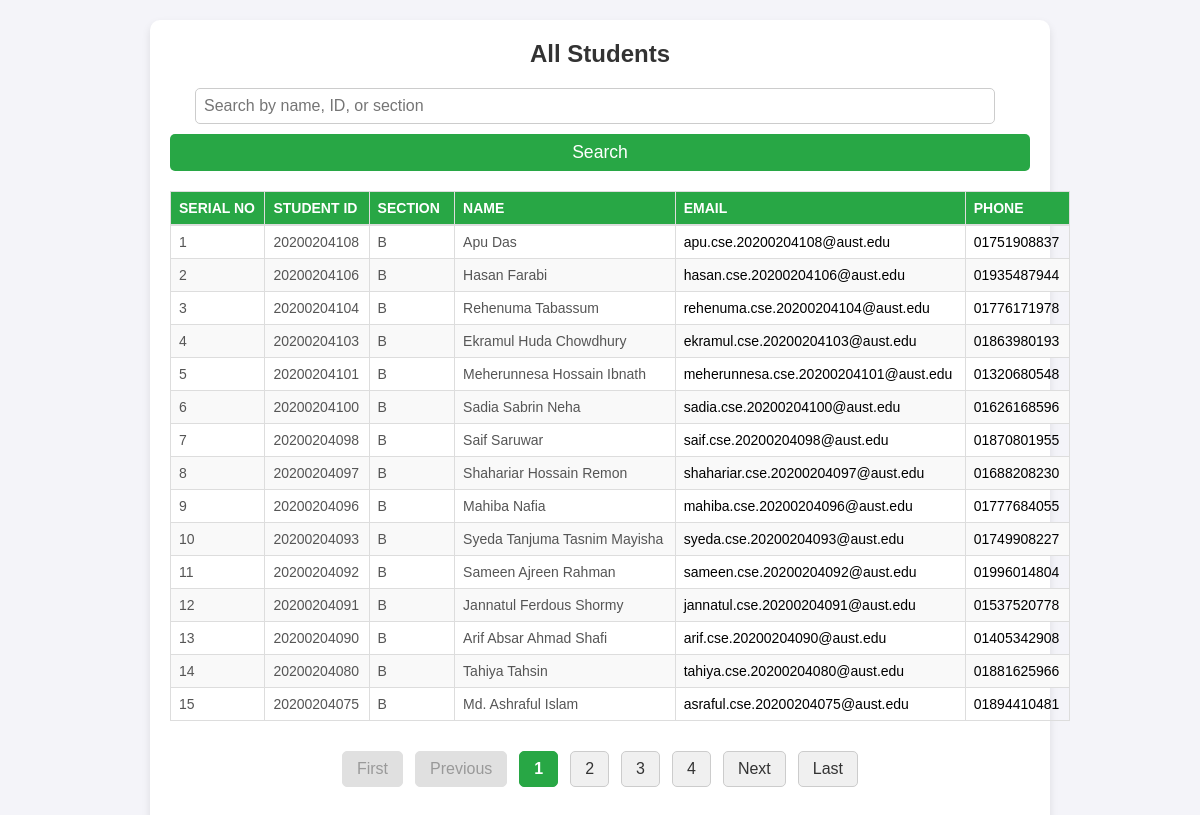
Page /student-list.php on the committed database.
### tables this page shows
CREATE TABLE `students` (
  `id` int NOT NULL,
  `student_id` varchar(20) NOT NULL,
  `name` varchar(100) NOT NULL,
  `phone_number` varchar(20) NOT NULL,
  `email` varchar(100) NOT NULL,
  `section` varchar(250) DEFAULT NULL
);

### student-list.php (the view, shortened to what this page needs)
<?php
include 'db.php';
$limit = 15;
$page = isset($_GET['page']) && is_numeric($_GET['page']) ? (int)$_GET['page'] : 1;
$offset = ($page - 1) * $limit;
$sortColumn = isset($_GET['sort']) && in_array($_GET['sort'], ['section']) ? $_GET['sort'] : 'student_id';
$sortOrder = isset($_GET['order']) && in_array($_GET['order'], ['asc', 'desc']) ? $_GET['order'] : 'desc';
$newSortOrder = ($sortOrder === 'asc') ? 'desc' : 'asc';
$searchQuery = isset($_GET['search']) ? trim($_GET['search']) : '';
$totalQuery = "SELECT COUNT(*) FROM students WHERE
    name LIKE :search OR
    student_id LIKE :search OR
    section LIKE :search";
$totalStmt = $conn->prepare($totalQuery);
$totalStmt->bindValue(':search', '%' . $searchQuery . '%', PDO::PARAM_STR);
$totalStmt->execute();
$totalStudents = $totalStmt->fetchColumn();
$totalPages = ceil($totalStudents / $limit);
$studentsQuery = "SELECT * FROM students
    WHERE name LIKE :search OR
          student_id LIKE :search OR
          section LIKE :search
    ORDER BY $sortColumn $sortOrder
    LIMIT :limit OFFSET :offset";
$studentsStmt = $conn->prepare($studentsQuery);
$studentsStmt->bindValue(':search', '%' . $searchQuery . '%', PDO::PARAM_STR);
$studentsStmt->bindValue(':limit', $limit, PDO::PARAM_INT);
$studentsStmt->bindValue(':offset', $offset, PDO::PARAM_INT);
$studentsStmt->execute();
$students = $studentsStmt->fetchAll();
?>
<!DOCTYPE html>
<html lang="en">
<head>
    <link rel="stylesheet" href="style.css">
</head>
<body>
    <div class="students-list">
        <h2>All Students</h2>
        <div class="search-form">
            <form method="GET" action="">
                <input
                    type="text"
                    name="search"
                    value="<?= htmlspecialchars($searchQuery) ?>"
                    placeholder="Search by name, ID, or section"
                >
                <button type="submit">Search</button>
            </form>
        </div>
        <table class="students-table">
            <thead>
                <tr>
                    <th>Serial No</th>
                    <th>Student ID</th>
                    <th>
                        <a href="?sort=section&order=<?= $newSortOrder ?>&search=<?= htmlspecialchars($searchQuery) ?>" class="sortable">
                            <span class="section-title">Section</span>
                        </a>
                    </th>
                    <th>Name</th>
                    <th>Email</th>
                    <th>Phone</th>
                </tr>
            </thead>
            <tbody>
                <?php if (empty($students)): ?>
                    <tr>
                        <td colspan="6" class="no-data">No students found.</td>
                    </tr>
                <?php else: ?>
                    <?php $count = $offset + 1; ?>
                    <?php foreach ($students as $student): ?>
                        <tr>
                            <td><?= $count++ ?></td>
                            <td><?= htmlspecialchars($student['student_id'] ?? '') ?></td>
                            <td><?= htmlspecialchars($student['section'] ?? '') ?></td>
                            <td><?= htmlspecialchars($student['name'] ?? '') ?></td>
                            <td>
                                <a href="mailto:<?= htmlspecialchars($student['email'] ?? '') ?>">
                                    <?= htmlspecialchars($student['email'] ?? '') ?>
                                </a>
                            </td>
                            <td>
                                <?php
                                $phoneNumber = isset($student['phone_number']) && !empty($student['phone_number'])
                                    ? '0' . ltrim(htmlspecialchars($student['phone_number']), '0')
                                    : 'N/A';
                                ?>
                                <?php if ($phoneNumber !== 'N/A'): ?>
                                    <a href="https://wa.me/<?= ltrim($phoneNumber, '0') ?>" target="_blank">
                                        <?= $phoneNumber ?>
                                    </a>
                                <?php else: ?>
                                    N/A
                                <?php endif; ?>
                            </td>
                        </tr>
                    <?php endforeach; ?>
                <?php endif; ?>
            </tbody>
        </table>
        <div class="pagination">
            <a href="?page=1&sort=<?= $sortColumn ?>&order=<?= $sortOrder ?>&search=<?= htmlspecialchars($searchQuery) ?>" class="<?= $page === 1 ? 'disabled' : '' ?>">First</a>
            <a href="?page=<?= max(1, $page - 1) ?>&sort=<?= $sortColumn ?>&order=<?= $sortOrder ?>&search=<?= htmlspecialchars($searchQuery) ?>" class="<?= $page === 1 ? 'disabled' : '' ?>">Previous</a>
            <?php for ($i = 1; $i <= $totalPages; $i++): ?>
                <a href="?page=<?= $i ?>&sort=<?= $sortColumn ?>&order=<?= $sortOrder ?>&search=<?= htmlspecialchars($searchQuery) ?>" class="<?= $i === $page ? 'active' : '' ?>"><?= $i ?></a>
            <?php endfor; ?>
            <a href="?page=<?= min($totalPages, $page + 1) ?>&sort=<?= $sortColumn ?>&order=<?= $sortOrder ?>&search=<?= htmlspecialchars($searchQuery) ?>" class="<?= $page === $totalPages ? 'disabled' : '' ?>">Next</a>
            <a href="?page=<?= $totalPages ?>&sort=<?= $sortColumn ?>&order=<?= $sortOrder ?>&search=<?= htmlspecialchars($searchQuery) ?>" class="<?= $page === $totalPages ? 'disabled' : '' ?>">Last</a>
        </div>
    </div>
</body>
</html>

### style.css (style rules this page uses)
* { margin: 0; padding: 0; box-sizing: border-box; }
body { font-family: Arial, sans-serif; background-color: #f4f4f9; display: flex; flex-direction: column; justify-content: center; align-items: center; min-height: 100vh; margin: 0; }
button { background-color: #28a745; color: #fff; border: none; padding: 15px 20px; font-size: 1.1em; border-radius: 5px; cursor: pointer; width: 100%; transition: background-color 0.3s ease; }
.attendance-list table, th, td { border: 1px solid #ddd; text-align: left; }
.attendance-list th, td { padding: 10px; word-wrap: break-word; }
.pagination { display: flex; align-items: center; justify-content: center; margin-top: 20px; padding: 10px; gap: 10px; }
.students-list { margin: 20px auto; padding: 20px; max-width: 900px; background-color: #ffffff; border-radius: 10px; box-shadow: 0 4px 8px rgba(0, 0, 0, 0.1); text-align: center; font-family: 'Arial', sans-serif; }
.students-list h2 { font-size: 24px; color: #333; margin-bottom: 20px; }
.students-table { width: 100%; border-collapse: collapse; margin-top: 10px; }
.students-table th, .students-table td { padding: 12px 15px; border: 1px solid #ddd; text-align: left; }
.students-table thead th { background-color: #28a745; color: white; text-transform: uppercase; font-size: 14px; }
.students-table tbody tr:nth-child(even) { background-color: #f9f9f9; }
.students-table tbody td { font-size: 14px; color: #555; }
.pagination { display: flex; justify-content: center; align-items: center; margin: 20px 0; gap: 12px; }
.pagination a { text-decoration: none; padding: 8px 14px; background-color: #f0f0f0; border: 1px solid #ccc; border-radius: 5px; color: #333; font-weight: 500; transition: background-color 0.3s, color 0.3s; }
.pagination a.active { background-color: #28a745; color: #fff; border-color: #28a745; font-weight: bold; }
.pagination a.disabled { pointer-events: none; background-color: #e0e0e0; color: #999; border-color: #e0e0e0; }
.search-form { display: flex; justify-content: center; margin-bottom: 20px; }
.search-form input { padding: 8px; font-size: 16px; border: 1px solid #ccc; border-radius: 5px; margin-right: 10px; width: 1900px; }
.search-form button { padding: 8px 15px; background-color: #28a745; color: white; border: none; border-radius: 5px; cursor: pointer; }
.students-table a { text-decoration: none; color: #000; transition: color 0.3s ease; }
.sortable { text-decoration: none; display: inline-flex; align-items: center; gap: 5px; }
.section-title { color: white; font-weight: bold; }
.search-form input { padding: 8px; font-size: 16px; border: 1px solid #ccc; border-radius: 5px; margin-bottom: 10px; width: 800px; }
.search-form button { background-color: #28a745; color: white; border: none; border-radius: 5px; cursor: pointer; }
.students-table { width: 100%; border-collapse: collapse; min-width: 900px; }
.students-table th, .students-table td { padding: 8px; text-align: left; white-space: nowrap; }
.students-table th { background: #f4f4f4; border-bottom: 2px solid #ddd; }
.students-table td { border-bottom: 1px solid #ddd; }

### rows in the picture
students: student "20200204108", section "B", name "Apu Das", email "apu.cse.20200204108@aust.edu", phone_number "01751908837"
students: student "20200204106", section "B", name "Hasan Farabi", email "hasan.cse.20200204106@aust.edu", phone_number "01935487944"
students: student "20200204104", section "B", name "Rehenuma Tabassum", email "rehenuma.cse.20200204104@aust.edu", phone_number "01776171978"
students: student "20200204103", section "B", name "Ekramul Huda Chowdhury", email "ekramul.cse.20200204103@aust.edu", phone_number "01863980193"
students: student "20200204101", section "B", name "Meherunnesa Hossain Ibnath", email "meherunnesa.cse.20200204101@aust.edu", phone_number "01320680548"
students: student "20200204100", section "B", name "Sadia Sabrin Neha", email "sadia.cse.20200204100@aust.edu", phone_number "01626168596"
students: student "20200204098", section "B", name "Saif Saruwar", email "saif.cse.20200204098@aust.edu", phone_number "01870801955"
students: student "20200204097", section "B", name "Shahariar Hossain Remon", email "shahariar.cse.20200204097@aust.edu", phone_number "01688208230"
students: student "20200204096", section "B", name "Mahiba Nafia", email "mahiba.cse.20200204096@aust.edu", phone_number "01777684055"
students: student "20200204093", section "B", name "Syeda Tanjuma Tasnim Mayisha", email "syeda.cse.20200204093@aust.edu", phone_number "01749908227"
students: student "20200204092", section "B", name "Sameen Ajreen Rahman", email "sameen.cse.20200204092@aust.edu", phone_number "01996014804"
students: student "20200204091", section "B", name "Jannatul Ferdous Shormy", email "jannatul.cse.20200204091@aust.edu", phone_number "01537520778"
students: student "20200204090", section "B", name "Arif Absar Ahmad Shafi", email "arif.cse.20200204090@aust.edu", phone_number "01405342908"
students: student "20200204080", section "B", name "Tahiya Tahsin", email "tahiya.cse.20200204080@aust.edu", phone_number "01881625966"
students: student "20200204075", section "B", name "Md. Ashraful Islam", email "asraful.cse.20200204075@aust.edu", phone_number "01894410481"
